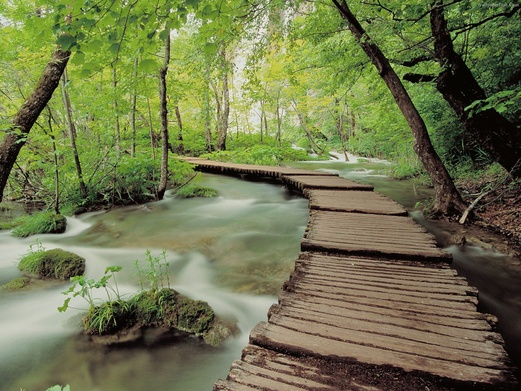
#> input picture proj1/image_set/setA/natural_scene_1.jpg, 521 x 391 px, shrunk from 1600 x 1200 before the run
$ python problem2.py
#> lines starting #> are read from the running program, lines starting #| are printed output that depends on the picture
'''
This is the code for project 1 question 2
Question 2: Verify the 1/f power law observation in natural images in Set A
'''
import numpy as np
import os
import math
import matplotlib.pyplot as plt
import cv2
path = "./image_set/setA/"
colorlist = ['red', 'blue', 'black', 'green']
linetype = ['-', '-', '-', '-']
labellist = ["natural_scene_1.jpg", "natural_scene_2.jpg",
                 "natural_scene_3.jpg", "natural_scene_4.jpg"]

img_list = [cv2.imread(os.path.join(path,labellist[i]), cv2.IMREAD_GRAYSCALE) for i in range(4)]
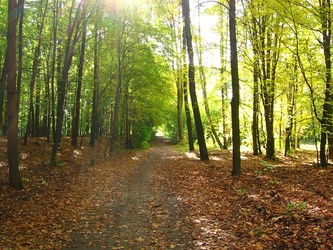
#> input picture proj1/image_set/setA/natural_scene_2.jpg, 333 x 250 px, shrunk from 1024 x 768 before the run
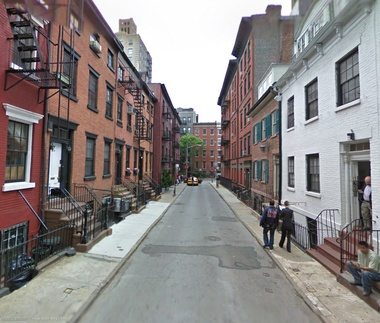
#> input picture proj1/image_set/setA/natural_scene_3.jpg, 380 x 323 px, shrunk from 1168 x 992 before the run
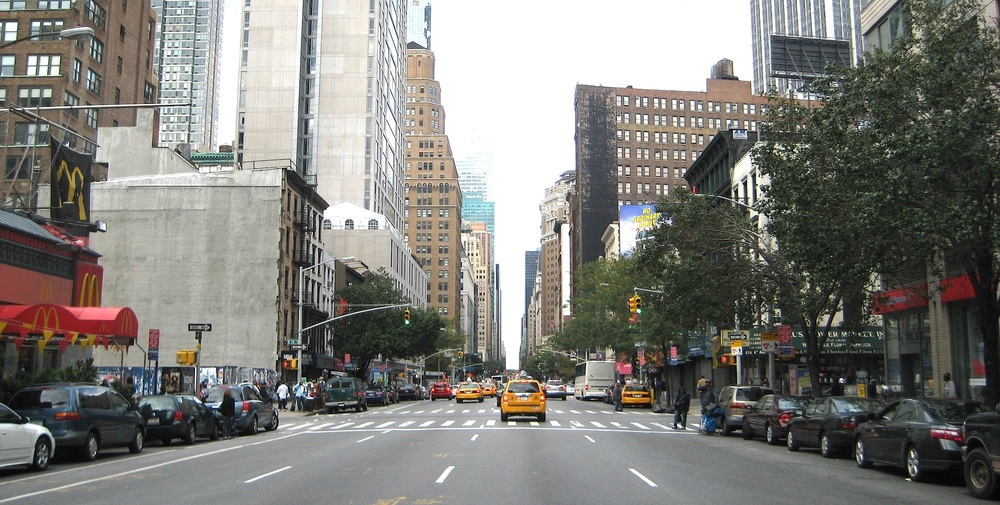
#> input picture proj1/image_set/setA/natural_scene_4.jpg, 1000 x 505 px, shrunk from 3071 x 1551 before the run
def fft(img):
    '''
    Conduct FFT to the image and move the dc component to the center of the spectrum
    Tips: dc component is the one without frequency. Google it!
    Parameters:
        1. img: the original image
    Return:
        1. fshift: image after fft and dc shift
    '''
    f = np.fft.fft2(img)
    fshift = np.fft.fftshift(f)

    return fshift

def amplitude(fshift):
    '''
    Parameters:
        1. fshift: image after fft and dc shift
    Return:
        1. A: the amplitude of each complex number
    '''

    A = np.abs(fshift) # Need to be changed

    return A

def xy2r(x, y, centerx, centery):
    '''
    change the x,y coordinate to r coordinate
    '''
    rho = math.sqrt((x - centerx)**2 + (y - centery)**2)
    return rho

def cart2porl(A,img):
    '''
    Parameters:
        1. A: the amplitude of each complex number
        2. img: the original image
    Return:
        1. f: the frequency list
        2. A2_f: the amplitude of each frequency
    Tips:
        1. Use the function xy2r to get the r coordinate!
    '''
    centerx = int(img.shape[0] / 2)
    centery = int(img.shape[1] / 2)
    # build the r coordinate
    basic_f = 1
    max_r = min(centerx,centery)
    # the frequency coordinate
    f = np.arange(0,max_r + 1,basic_f)

    # the following process is to do the sampling for each frequency of f
    A_f = np.ones_like(f)
    distances = np.sqrt((np.arange(img.shape[0])[:, np.newaxis] - centerx)**2 + (np.arange(img.shape[1]) - centery)**2)
    for i in range(len(f)):
        indices = np.where(np.round(distances) == f[i])
        count = np.sum(A[indices])/(len(indices[0]))
        A_f[i] = count

    return f, A_f


def get_S_f0(A,img):
    '''
    Parameters:
        1. A: the amplitude of each complex number
        2. img: the original image
    Return:
        1. S_f0: the S(f0) list
        2. f0: frequency list
    '''
    centerx = int(img.shape[0] / 2)
    centery = int(img.shape[1] / 2)

    f, A_f = cart2porl(A,img)
    S_f0 = np.zeros(100) # Need to be changed
    f0 = np.arange(0,100,1) # Need to be changed
    # distances = np.sqrt((np.arange(img.shape[0])[:, np.newaxis] - centerx)**2 + (np.arange(img.shape[1]) - centery)**2)
    for i in range(len(f0)):

        sum_A = np.sum([A_f[x]**2*x for x in range(f0[i],2*f0[i]+1)])
        S_f0[i] = sum_A
    return S_f0, f0

def main():
    plt.figure(1)
    # q1
    for i in range(4):
        fshift = fft(img_list[i])
        A = amplitude(fshift)
        f, A_f = cart2porl(A,img_list[i])
        plt.plot(np.log(f[1:190]),np.log(A_f[1:190]), color=colorlist[i], linestyle=linetype[i], label=labellist[i])
    plt.legend()
    plt.title("1/f law")
    plt.savefig("./pro2_result/f1_law.jpg", bbox_inches='tight', pad_inches=0.0)
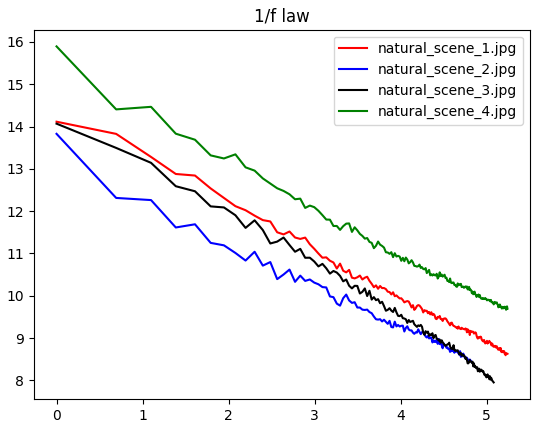
#> figure drawn by matplotlib, 1 panel; curve peaks at x = 0, y = 14.11; curve peaks at x = 0, y = 13.83; curve peaks at x = 0, y = 14.07
    plt.figure(2)
    for i in range(4):
        fshift = fft(img_list[i])
        A = amplitude(fshift)
        S_f0, f0 = get_S_f0(A,img_list[i])
        plt.plot(f0[10:],S_f0[10:], color=colorlist[i], linestyle=linetype[i], label=labellist[i])
#> this loop made 1 pass
#> pass 1, in cart2porl (call 5), `distances = np.sqrt((np.arange(img.shape[0])[:, np.newaxis] - centerx)..`:
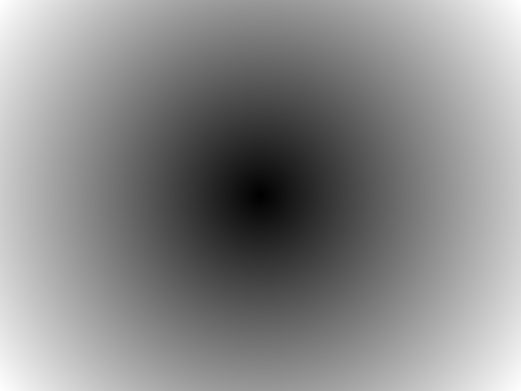
#> distances: shape (391, 521) float64; min 0, max 325, mean 175.5; drawn with min black and max white
    plt.legend()
    plt.title("S(f0)")
    plt.savefig("./pro2_result/S_f0.jpg", bbox_inches='tight', pad_inches=0.0)
if __name__ == '__main__':
#> (the run stopped early here; a loop or call above may not have finished)
